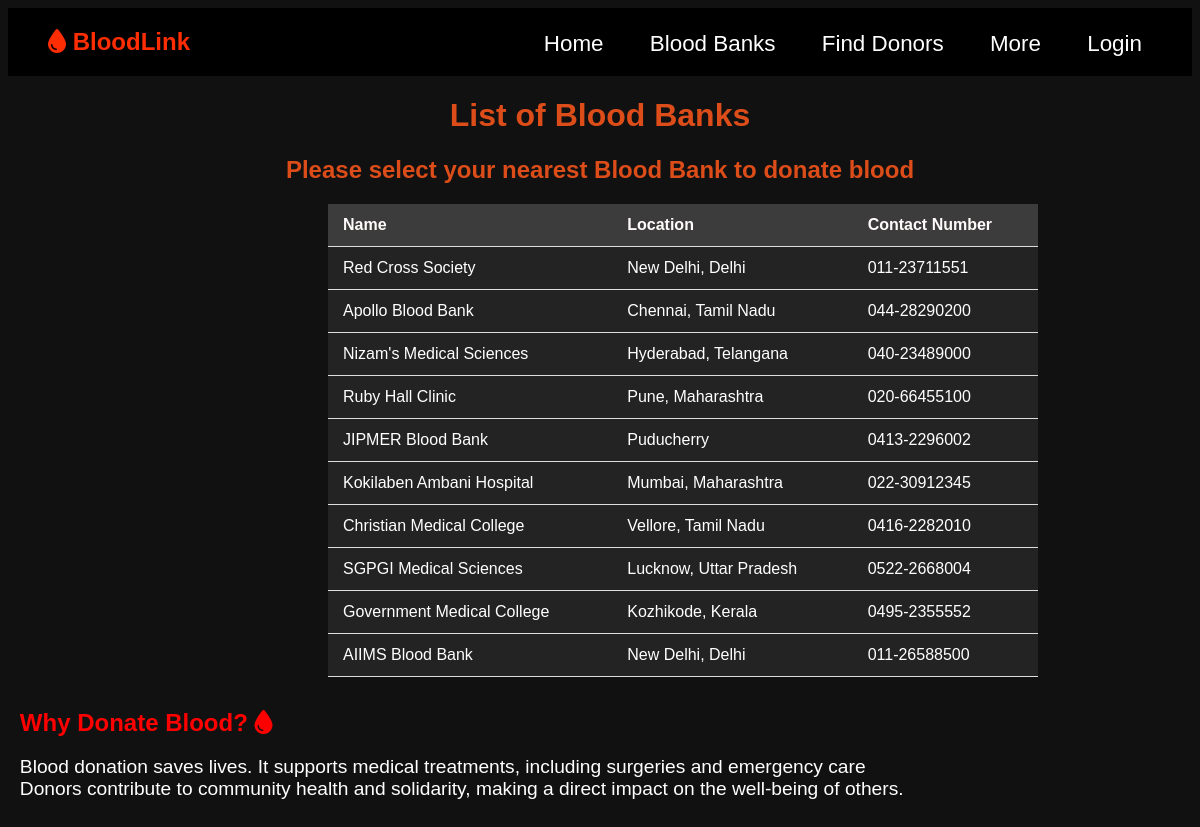
/donateBlood, run on an earlier commit of the app's database.
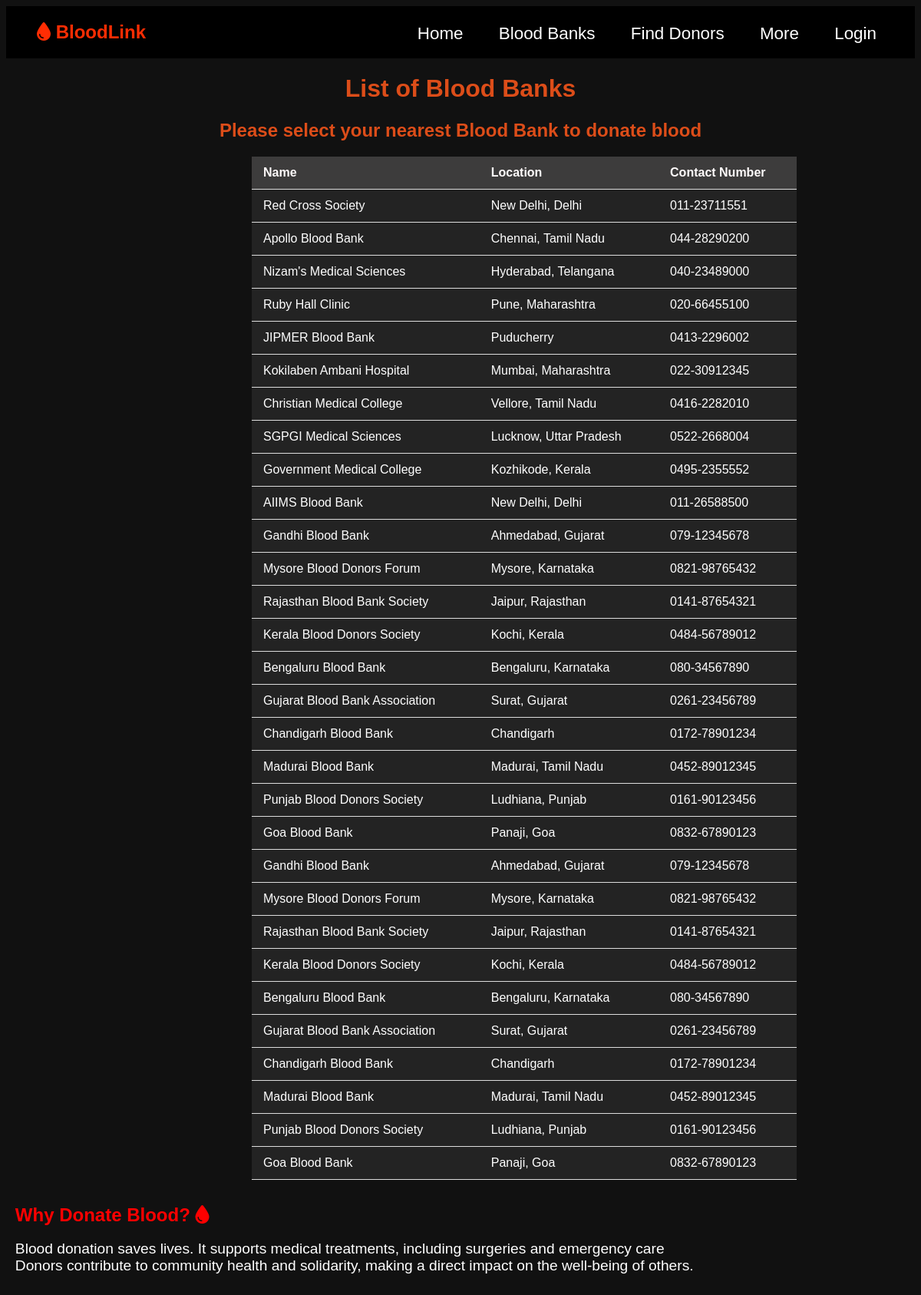
And on a later commit of the database.
### app.py (models this page shows, shortened)
class BloodBank(db.Model):
    __tablename__ = 'blood_banks'
    BloodBankID = db.Column(db.Integer, primary_key=True)
    Name = db.Column(db.String(100), nullable=False)
    Location = db.Column(db.String(100), nullable=False)
    ContactNumber = db.Column(db.String(20), nullable=False)
    InventoryID = db.Column(db.Integer, db.ForeignKey('blood_inventory.InventoryID'))

### app.py (the view)
@app.route('/donateBlood')
def donate():
    username = is_logged_in()
    banks = BloodBank.query.all()
    return render_template('donate.html',username=username,bloodbank=banks)

### app.py (called while the page is built)
def is_logged_in():
    username = None
    if 'logged_in' in session and session['logged_in'] == True:
        username = session['username']
    elif 'admin_logged_in' in session and session['admin_logged_in']==True:
        username = session['admin_username']
    return username

### templates/donate.html (shortened to what this page needs)
{% extends "base.html" %}
{% block css %}
<link rel="stylesheet" href="../static/styles/donor.css">
{% endblock %}
{% block content %}
    <h1 class="bloodBank-title">List of Blood Banks</h1>
    <h2 class="bloodBank-title">Please select your nearest Blood Bank to donate blood</h2>
    <table id="bloodBankTable">
        <thead>
            <tr>
                <th>Name</th>
                <th>Location</th>
                <th>Contact Number</th>
            </tr>
        </thead>
        <tbody>
            {% for bank in bloodbank %}
            <tr onclick="window.location.href='/book_appointment/{{ bank.BloodBankID }}'">
                <td>{{ bank.Name }}</td>
                <td>{{ bank.Location }}</td>
                <td>{{ bank.ContactNumber }}</td>
            </tr>
            {% endfor %}
        </tbody>
    </table>
    <div style="padding: 1%;">
        <h2 style="color: red;">Why Donate Blood? <i class="fa-solid fa-droplet"></i></h2>
        <p>Blood donation saves lives. It supports medical treatments, including surgeries and emergency care
          <br>
          Donors contribute to community health and solidarity,
          making a direct impact on the well-being of others.</p>
    </div>
{% endblock %}

### templates/base.html (shortened to what this page needs)
<!DOCTYPE html>
<html lang="en">
  <head>
  </head>
  <link rel="stylesheet" href="../static/styles/base.css"/>
  <link rel="stylesheet" href="https://cdnjs.cloudflare.com/ajax/libs/font-awesome/6.0.0-beta3/css/all.min.css">
  <link rel="stylesheet" href="../static/styles/home.css">
  {% block css %}
  {% endblock %}
  <nav class="navbar">
    <div class="container">
      <a href="{{ url_for('home') }}" id="nav-brand" class="logo"><i class="fa-solid fa-droplet"></i> BloodLink</a>
      <ul class="nav-links">
        <li><a href="{{ url_for('home') }}">Home</a></li>
        <li><a href="{{ url_for('donate') }}">Blood Banks</a></li>
        <li><a href="{{ url_for('find_donor') }}">Find Donors</a></li>
        <li class="dropdown">
          <a href="#" class="dropbtn">More</a>
        </li>
        <li>
          {% if username %}
          <a href="{{ url_for('profile', username=username) }}" class="open-button">{{ username }}</a>
          <a href="{{ url_for('logout') }}" class="text-lg" id="loginBtn">(Logout)</a>
          {% else %}
          <a href="#" onclick="openPopup('popup')" class="open-button">Login</a>
          {% endif %}
        </li>
      </ul>
    </div>
  </nav>
  <body>
    {% block content %} {% endblock %}
  </body>
</html>

### static/styles/base.css (style rules this page uses)
body { background-color: rgb(17, 17, 17); scroll-behavior: smooth; }
* { font-family: Arial, sans-serif; }
.container { max-width: 1200px; margin: 0 auto; padding: 0 20px; }
.navbar { background-color: black; padding: 1.25rem; }
.logo { color: #fff; font-size: 24px; text-decoration: none; }
.nav-links { margin-top: 1rem; list-style: none; float: right; font-size: 140%; line-height: 0.005rem; }
.nav-links li { display: inline-block; margin-left: 20px; }
.nav-links li a { color: #fff; text-decoration: none; padding: 10px; transition: all 0.3s ease; }
.dropdown { position: relative; }
#nav-brand { color: rgb(255, 45, 3); font-weight: 600; }

### static/styles/home.css (style rules this page uses)
p { font-size: larger; color: white; }

### static/styles/donor.css (style rules this page uses)
body { font-family: Arial, sans-serif; }
#bloodBankTable { width: 60%; border-collapse: collapse; border-spacing: 0; margin-left: 20rem; }
th, td { padding: 12px 15px; text-align: left; border-bottom: 1px solid #ddd; color: white; }
tr { background-color: rgb(35, 35, 35); }
th { background-color: rgb(61, 60, 60); color: rgb(255, 251, 251); }
.bloodBank-title { color: rgb(220, 77, 25); text-align: center; }

What changed in the data, as far as the page shows it:
added BloodBank: Name "Gandhi Blood Bank", Location "Ahmedabad, Gujarat", ContactNumber "079-12345678"
added BloodBank: Name "Mysore Blood Donors Forum", Location "Mysore, Karnataka", ContactNumber "0821-98765432"
added BloodBank: Name "Rajasthan Blood Bank Society", Location "Jaipur, Rajasthan", ContactNumber "0141-87654321"
added BloodBank: Name "Kerala Blood Donors Society", Location "Kochi, Kerala", ContactNumber "0484-56789012"
added BloodBank: Name "Bengaluru Blood Bank", Location "Bengaluru, Karnataka", ContactNumber "080-34567890"
added BloodBank: Name "Gujarat Blood Bank Association", Location "Surat, Gujarat", ContactNumber "0261-23456789"
added BloodBank: Name "Chandigarh Blood Bank", Location "Chandigarh", ContactNumber "0172-78901234"
added BloodBank: Name "Madurai Blood Bank", Location "Madurai, Tamil Nadu", ContactNumber "0452-89012345"
added BloodBank: Name "Punjab Blood Donors Society", Location "Ludhiana, Punjab", ContactNumber "0161-90123456"
added BloodBank: Name "Goa Blood Bank", Location "Panaji, Goa", ContactNumber "0832-67890123"
added BloodBank: Name "Gandhi Blood Bank", Location "Ahmedabad, Gujarat", ContactNumber "079-12345678"
added BloodBank: Name "Mysore Blood Donors Forum", Location "Mysore, Karnataka", ContactNumber "0821-98765432"
added BloodBank: Name "Rajasthan Blood Bank Society", Location "Jaipur, Rajasthan", ContactNumber "0141-87654321"
added BloodBank: Name "Kerala Blood Donors Society", Location "Kochi, Kerala", ContactNumber "0484-56789012"
added BloodBank: Name "Bengaluru Blood Bank", Location "Bengaluru, Karnataka", ContactNumber "080-34567890"
added BloodBank: Name "Gujarat Blood Bank Association", Location "Surat, Gujarat", ContactNumber "0261-23456789"
added BloodBank: Name "Chandigarh Blood Bank", Location "Chandigarh", ContactNumber "0172-78901234"
added BloodBank: Name "Madurai Blood Bank", Location "Madurai, Tamil Nadu", ContactNumber "0452-89012345"
added BloodBank: Name "Punjab Blood Donors Society", Location "Ludhiana, Punjab", ContactNumber "0161-90123456"
added BloodBank: Name "Goa Blood Bank", Location "Panaji, Goa", ContactNumber "0832-67890123"
